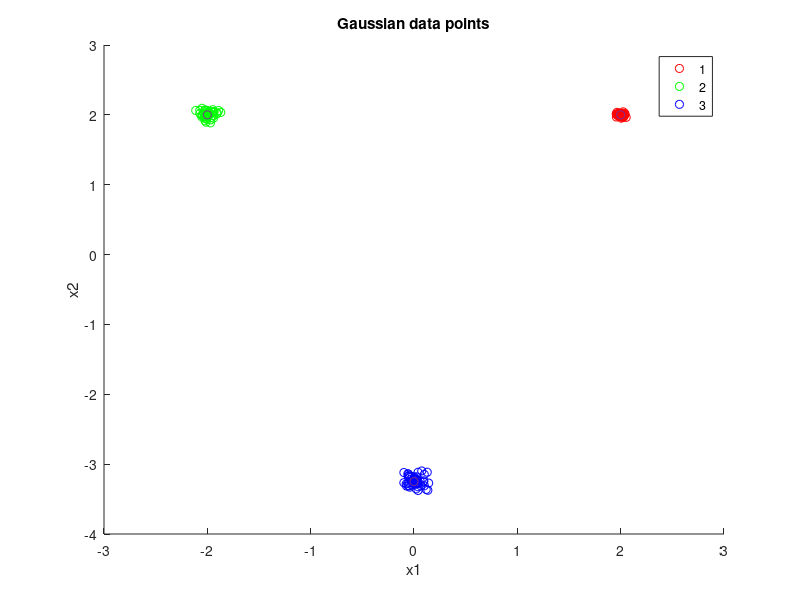

MATLAB code to generate this figure: (Note: this script raises an error after producing the figure.)
% EC 414 - HW 3 - Spring 2022
% DP-Means starter code

clear, clc, close all,

%% Generate Gaussian data:
% Add code below:
mu1 = [2,2]';
mu2 = [-2,2]';
mu3 = [0, -3.25]';

I2 = [1 0; 0 1];

sigma1 = 0.02 * I2;
sigma2 = 0.05 * I2;
sigma3 = 0.07 * I2;

points = 50;

data1 =  mu1' + randn(points,2)*sigma1;
data2 =  mu2' + randn(points,2)*sigma2;
data3 =  mu3' + randn(points,2)*sigma3;
% data1 = mvnrnd(mu1, sigma1, points);
% data2 = mvnrnd(mu2, sigma2, points);
% data3 = mvnrnd(mu3, sigma3, points);

DATA = [data1 ; data2; data3];

mu = [mu1'; mu2'; mu3'];
figure()
scatter(data1(:,1), data1(:,2), 'r');
hold on
scatter(data2(:,1), data2(:,2), 'g');
scatter(data3(:,1), data3(:,2), 'b');
scatter(mu(:,1),mu(:,2),'black*'); %plot mu values
xlabel('x1')
ylabel('x2')
title('Gaussian data points')
legend('1','2','3');
hold off

%% Generate NBA data:
% Add code below:
NBA = readmatrix("NBA_stats_2018_2019.xlsx");
% HINT: readmatrix might be useful here

%% DP Means method:

% Parameter Initializations
LAMBDA = 0.15;
convergence_threshold = 1;
num_points = length(DATA);
total_indices = [1:num_points];

%%%%%%%%%%%%%%%%%%%%%%%%%%%%%%%%%%%%%%%%%%%%%%%%%%%%%%%%%%%%%%
%%% DP Means - Initializations for algorithm %%%
% cluster count
K = 1;
prev_K = K;
current_K = K;

% sets of points that make up clusters
L = {};
L = [L [1:num_points]];

% Class indicators/labels
Z = ones(1,num_points);

% means
MU = [];
MU = [MU; mean(DATA,1)];
prev_MU = MU;
current_MU = MU;
%%%%%%%%%%%%%%%%%%%%%%%%%%%%%%%%%%%%%%%%%%%%%%%%%%%%%%%%%%%%%%

% Initializations for algorithm:
converged = 0;
t = 0;
while (converged == 0)
    t = t + 1;
    fprintf('Current iteration: %d...\n',t)
    
    %% Per Data Point:
    for i = 1:num_points
        
        %% CODE 1 - Calculate distance from current point to all currently existing clusters
        % Write code below here:
        dist = euclidean_distance(DATA(i,:),MU);
        ind = find(min(dist) == dist);
        Z(i) = ind(1); %if 2 points equidistant choose first index
        %% CODE 2 - Look at how the min distance of the cluster distance list compares to LAMBDA
        % Write code below here:
        if(min(dist) > LAMBDA)
            K = K + 1;
            Z(i) = K;
            MU(K,:) = DATA(i,:);
        end        
    end
    
    %% CODE 3 - Form new sets of points (clusters)
    % Write code below here:
    for i = unique(Z)
        L{i} = find(Z == i);
    end
    %% CODE 4 - Recompute means per cluster
    % Write code below here:
    for i = 1:length(L)
        MU(i,:) = mean(DATA(L{i},:),1);
    end
    prev_MU = current_MU;
    current_MU = MU;
    prev_K = current_K;
    current_K = K;
    %% CODE 5 - Test for convergence: number of clusters doesn't change and means stay the same %%%
    % Write code below here:
    if(isequal(prev_MU, current_MU) && prev_K == current_K)
        converged = 1;
    end
    %% CODE 6 - Plot final clusters after convergence 
    % Write code below here:
    
    if (converged)
        figure()
        hold on
        for i = 1:K
            scatter(DATA(L{i},1),DATA(L{i},2))
        end
        scatter(MU(:,1),MU(:,2),'black*');
        xlabel('x1')
        ylabel('x2')
        legend
        hold off
        %%%%
    end    
end




%% Functions
%returns euclidean distance of a singular point to each point in a matrix
function distance = euclidean_distance(point, points)
    [r,c] = size(points);
    distance = zeros(r,1); %initialize distance vector
    for (i = 1:r) % loop through each point of the matrix of points
        distance(i,1) = sqrt((point(1,1)-points(i,1))^2+(point(1,2)-points(i,2))^2); %distance between two points
    end
end




